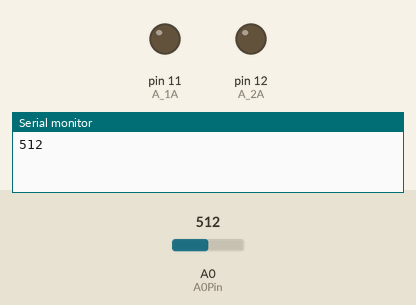
Recording of a sketch running on a simulated Arduino Uno, built with avr-gcc and run on an emulated ATmega328P. Parts: output pins drawn as LEDs (lit = HIGH), the last lines printed to the serial monitor. The test bench sets the inputs (shaded band); at power-on: A0 (A0Pin) = 512.

Above: at 1.8 s.
1.9 s: A0 (A0Pin) set to 591
4.2 s: A0 (A0Pin) set to 608
At 7.2 s:
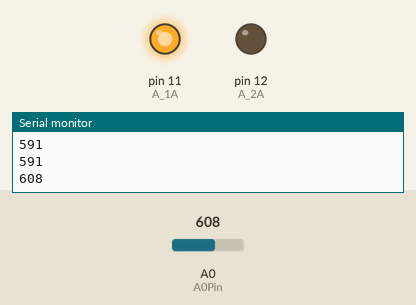
Timing chart, 0 to 8.7 s (numbered marks = the images above; inputs shaded):
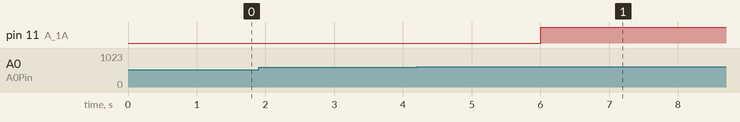

The sketch:

sketch_dec12a.ino
```cpp
/* Auto Water Pot - 자동 물공급 화분 */
#define A0Pin 0 // 토양 습도 센서
int sensorVal = 0; /* 토양 센서 값 */
int A_1A = 11; /* 워터 펌프 센서 */
int A_2A = 12; /* 워터 펌프 센서 */

void setup()
{
  Serial.begin(9600);   //시리얼 포트 9600
  pinMode(4, INPUT); //4번핀을 INPUT으로 설정
  pinMode(A_1A, OUTPUT); //모터드라이브 A_1A의 pinMode 선언
  pinMode(A_2A, OUTPUT); //모터드라이브 A_2A의 pinmode 선언
}

void loop()
{
  sensorVal = analogRead(A0Pin);  // 토양 센서 값 읽어 저장
  delay(1000);
  //Serial.print("Asensor = ");
  //Serial.println(sensorVal);  // 0(습함) ~ 1023(건조)값 출력

  // 토양이 습할 경우 (기준 600)
  if ( sensorVal <= 600)
  {
    //Serial.println(" Very Wet ! ");
    Serial.println(sensorVal); // 토양의 습도 값(수치) 콘솔에 출력
    stop(); // 워터 펌프 작동 중지
  }
  // 토양이 건조할 경우 (기준 600)
  else if ( sensorVal > 600)
  {
    //Serial.println(" Very Dry ! ");
    Serial.println(sensorVal); // 토양의 습도 값(수치) 콘솔에 출력
    pump(1); // 워터 펌프 작동
    //Serial.println(" Pump On for 5 Second!");
    delay(5000); // 5초 주기로 딜레이
  }
}

// 워터 펌프 작동 함수
void pump(int flag)
{
  boolean inPin1 = HIGH;  //boolean inPin1 = 1
  boolean inPin2 = LOW;   //boolean inPin2 = 0

  if(flag == 1) {
    inPin1 = HIGH; //서로 값이 달라야 정방향, 역방향 회전
    inPin2 = LOW; //모터가 약할시에 역방향 회전으로 pin1, pin2의 값을 바꿔준다.
  }
  digitalWrite(A_1A, inPin1); // digital방식으로 output을 해준다.
  digitalWrite(A_2A, inPin2); // digital방식으로 output을 해준다.
}

// 워터 펌프 작동 중지 함수
void stop() {
  digitalWrite(A_1A, LOW); // digital방식으로 output을 해준다.
  digitalWrite(A_2A, LOW); // digital방식으로 output을 해준다.
}
```

Measured:
- the behaviour switches between 600 and 601 on A0 (A0Pin) (found by bisection; images 0 and 1)
- after the input at 4.2 s, pin 11 (A_1A): LOW → HIGH after 1.8 s
